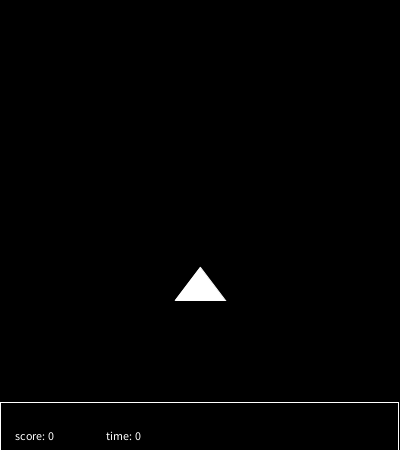
Frame 1 (no input)
Frame 60 (the mouse pressed at the canvas centre just before this capture): identical to frame 1, image omitted
Frame 120 (the mouse held since frame 60 and released just before this capture): identical to frame 1, image omitted

The Processing sketch that drew this single still picture (run headless with seeded random() and noise(); from frame 60 on, the mouse is pressed at the canvas centre):

// Processing sketch: Dodgeball
// ── Dodgeball.pde
public static final int DIRECTION_D_up = 0;
public static final int DIRECTION_D_down = 1;
public static final int DIRECTION_D_left = 2;
public static final int DIRECTION_D_right = 3;
public static final int DIRECTION_NO_D = 4;
  
private boolean play;
private int px;
private int py;
private int psize;
private int dir;
private int size_xy;
private int velocity;
private int change;
private int count;
private int playercolor;
private int freq;
private ArrayList<Thing> things;
private int thingsize;
private int score;
private int rate;
private int time;
  
void setup() {
  size(400, 450);
  size_xy = 400;
  psize = 50;
  freq = 10;
  velocity = 8;
  change = 5;
  thingsize = 25;
  rate = 10;
  frameRate(rate);
  
  playercolor = 255;
  
  initApp();
}
  
void initApp() {
  play = false;
  dir = DIRECTION_NO_D;
  background(0);
    
  px = (size_xy - psize) / 2;
  py = size_xy - 2*psize;
    
  drawplayer();
  things = new ArrayList<Thing>();
  drawScore();
}
  
void draw() {
  if (! play) {
    return;
  }
    
  count++;
    
  int newx = px;
  int newy = py;
    
  switch(dir) {
    case DIRECTION_D_up:
      newy-=velocity;
      break;
    case DIRECTION_D_down:
      newy+=velocity;
      break;
    case DIRECTION_D_right:
      newx+=velocity;
      break;
    case DIRECTION_D_left:
      newx-=velocity;
  }
    
  if (newx < 0 || newx > size_xy-psize || newy < (psize*2/3) || newy > size_xy) {
    return;
  }
    
  clearplayer();
  px = newx;
  py = newy;
  drawplayer();
    
  for(int i = 0; i < things.size(); i++) {
    Thing t = things.get(i);
    t.clear();
    t.move(change);
    if (t.y > size_xy) {
      things.remove(i);
    }
    else {
      t.drawThing();
    }
  }
   
  for(int i = 0; i < things.size(); i++) {
    Thing t = things.get(i);
    if (t.collide(px, py, psize)) {
      score+=t.getScore();
      t.clear();
      things.remove(i);
      drawScore();
    }
  }
    
  if (count%freq == 0) {
    count = 0;
    boolean sq = ((int) random(2) == 0) ? true : false;
    int red = (int) random(255);
    int green = (int) random(255);
    int blue = (int) random(255);
    int c = color(red, green, blue);
    int x = (int) random(size_xy);
    Thing t;
    if (sq) {
      t = new Square(x, 0, thingsize, c);
    }
    else {
      t = new Circle(x, 0, thingsize, c);
    }
    
    things.add(t);
    t.drawThing();
  }
    
  if (count%rate == 0) {
    time++;
    drawScore();
  }
    
  if (time%60 == 0 && time > 0) {
    rate++;
    frameRate(rate);
  }
}
  
void clearplayer() {
  stroke(0);
  fill(0);
  dp();
}
  
void drawplayer() {
  stroke(playercolor);
  fill(playercolor);
  dp();
}
  
void dp() {
  int x1 = px + psize;
  int x2 = px + psize/2;
  int y1 = py;
  int y2 = py - (psize*2/3);
  triangle(px, py, x1, y1, x2, y2);
}
  
void drawScore() {
  stroke(255);
  fill(0);
  rect(0, 402, 398, 50);
  stroke(255);
  fill(255);
  text("score: " + score + "                      time: " + time, 15, 440);
}
  
void keyPressed() {
  if (key == CODED) {
    if (keyCode == LEFT) {
      dir = DIRECTION_D_left;
      return;  
    }
    if (keyCode == RIGHT) {
      dir = DIRECTION_D_right;
      return;
    }
    if(keyCode == UP) {
      dir = DIRECTION_D_up;
      return;
    }
    if(keyCode == DOWN) {
      dir = DIRECTION_D_down;
      return;
    }
  }

  if (key == 'p') {
    if (play == true) {
      play = false;
    }
    else {
      play = true;
    }
  }
  if (key == 'r') {
    initApp();
  }
}
  
void keyReleased() {
  if (key == CODED) {
    if (keyCode == LEFT) {
      dir = DIRECTION_NO_D;
      return;  
    }
    if (keyCode == RIGHT) {
      dir = DIRECTION_NO_D;
      return;
    }
    if(keyCode == UP) {
      dir = DIRECTION_NO_D;
      return;
    }
    if(keyCode == DOWN) {
      dir = DIRECTION_NO_D;
      return;
    }
  }  
}
  
class Thing {
  int x;
  int y;
  int size_xy;
  int colorV;

  public Thing(int x, int y, int size_xy, int colorV) {
    this.x = x;
    this.y = y;
    this.size_xy = size_xy;
    this.colorV = colorV;
  }
    
  private void move(int change) {
    y+=change;
  }
  
  // Must override in subclasses
  boolean collide(int px, int py, int psize) { return false; };  
  void clear() {}
  void drawThing() {}
  int getScore() { return 0; }
}
  
class Square extends Thing {
    
  int score = -2;
  
  private Square(int x, int y, int size_xy, int colorV) {
    super(x, y, size_xy, colorV);
  }
    
  public boolean collide(int px, int py, int psize) {
    if (y > py || py - y > size_xy + psize*2/3) {
      return false;
    }
    if (x < px || x - px > psize) {
      return false;
    }
    return true;
  }

  public void clear() {
    stroke(0);
    fill(0);
    rect(x, y, size_xy, size_xy);
  }

  public void drawThing() {
    stroke(colorV);
    fill(colorV);
    rect(x, y, size_xy, size_xy);
  }    
    
  public int getScore() {
    return score;
  }
}
  
class Circle extends Thing {
    
  int score = 1;
  
  private Circle(int x, int y, int size_xy, int colorV) {
    super(x, y, size_xy, colorV);
  }
    
  public boolean collide(int px, int py, int psize) {
    if (y - py > size_xy/2 || py - y > psize*2/3 + size_xy/2) {
      return false;
    }
      
    if (px - x > size_xy/2 || x - px > psize + size_xy/2) {
      return false;
    }
      
    return true;
  }

  public void clear() {
    stroke(0);
    fill(0);
    ellipse(x, y, size_xy, size_xy);
  }

  public void drawThing() {
    stroke(colorV);
    fill(colorV);
    ellipse(x, y, size_xy, size_xy);
  }
    
  public int getScore() {
    return score;
  }
}
